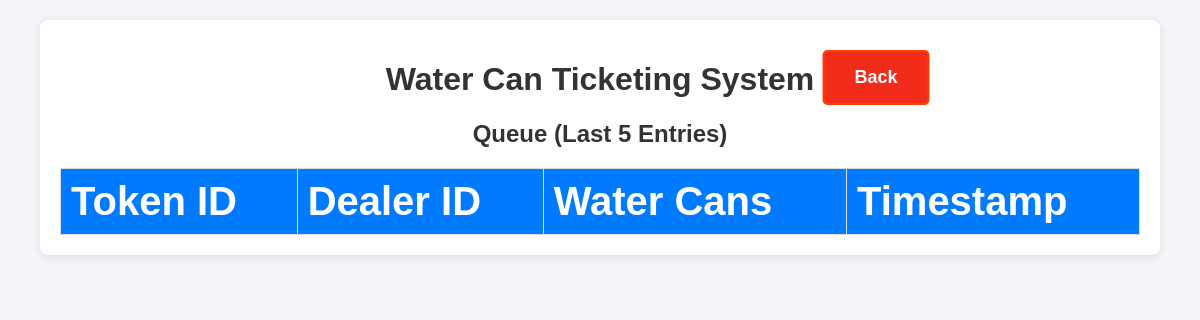
Page /dashboard on the earlier database version.
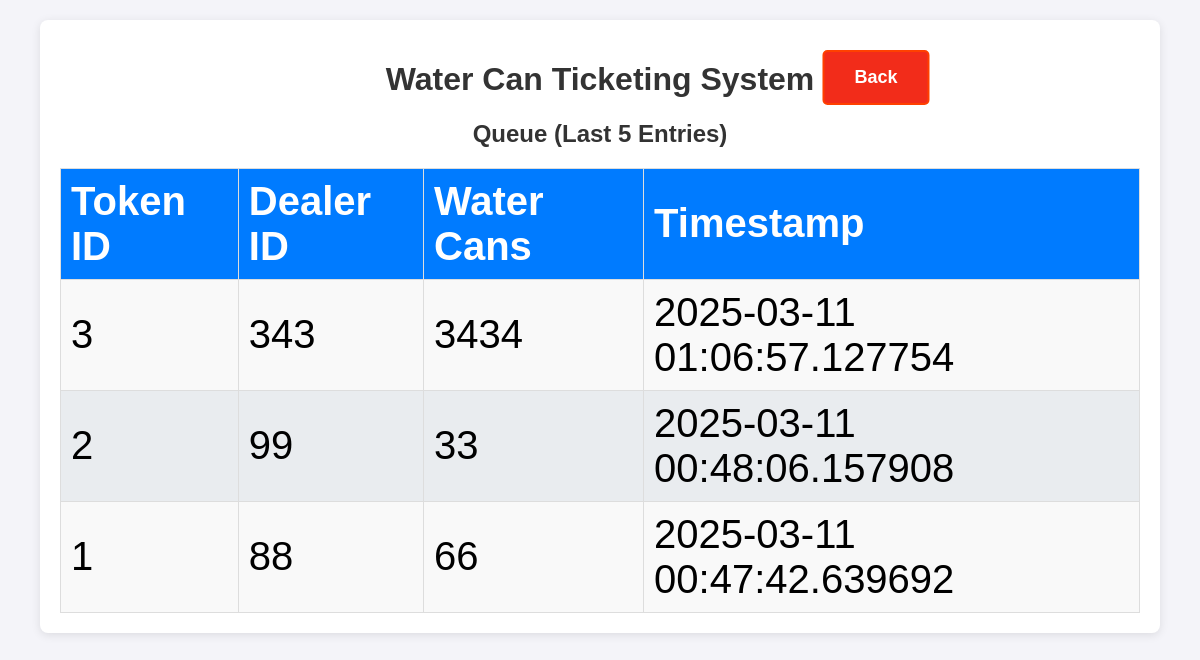
Same page on the later database version.
### app.py (models this page shows, shortened)
class Dealer(db.Model):
    id = db.Column(db.Integer, primary_key=True)
    dealer_id = db.Column(db.String(100), nullable=False)
    water_can_count = db.Column(db.Integer, nullable=False)
    timestamp = db.Column(db.DateTime, default=datetime.now)
    token_id = db.Column(db.Integer, nullable=False)  # Daily resetting token ID

### app.py (the view)
@app.route('/dashboard')
def dashboard():
    today = datetime.today().date()
    dealer_queue = Dealer.query.filter(func.date(Dealer.timestamp) == today).order_by(Dealer.timestamp.desc()).limit(5).all()
    return render_template('dashboard.html', queue=dealer_queue)

### templates/dashboard.html (shortened to what this page needs)
<!DOCTYPE html>
<html lang="en">
<head>
    <link rel="stylesheet" href="/static/styles.css">
</head>
<body class="dashboard">
    <div class="container">
        <h1>Water Can Ticketing System</h1>
        <h2>Queue (Last 5 Entries)</h2>
        <table>
            <thead>
                <tr>
                    <th>Token ID</th>
                    <th>Dealer ID</th>
                    <th>Water Cans</th>
                    <th>Timestamp</th>
                </tr>
            </thead>
            <tbody>
                {% for entry in queue %}
                <tr>
                    <td>{{ entry.token_id }}</td>
                    <td>{{ entry.dealer_id }}</td>
                    <td>{{ entry.water_can_count }}</td>
                    <td>{{ entry.timestamp }}</td>
                </tr>
                {% endfor %}
            </tbody>
        </table>
    </div>
    <a href="/" class="back">Back</a>
</body>
</html>

Differences in the rows shown:
added Dealer: token_id "3", dealer_id "343", water_can_count "3434", timestamp "2025-03-11 01:06:57.127754"
added Dealer: token_id "2", dealer_id "99", water_can_count "33", timestamp "2025-03-11 00:48:06.157908"
added Dealer: token_id "1", dealer_id "88", water_can_count "66", timestamp "2025-03-11 00:47:42.639692"
